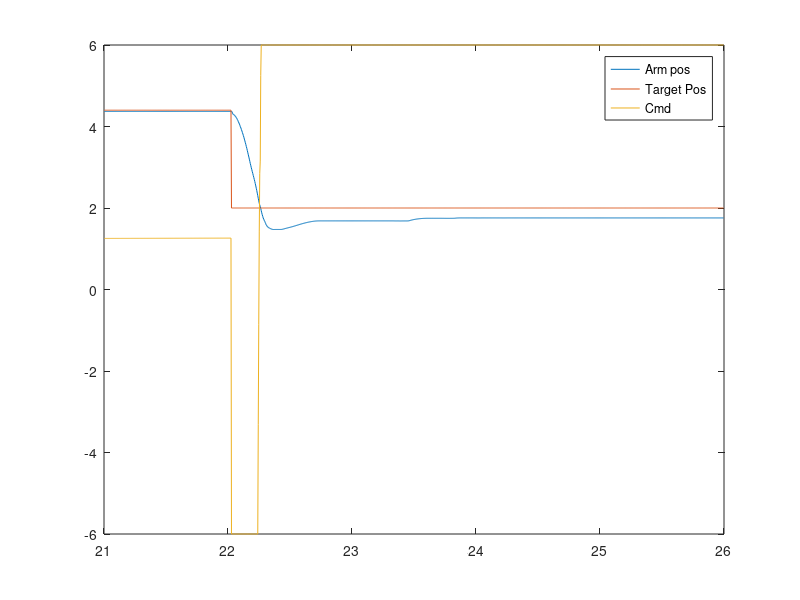

Write the MATLAB code that produced this figure. (Note: this script raises an error after producing the figure.)
% Bad Cast 1: Stopped short, tangled on self
% Bad Cast 2: ditto
% Good Cast:  Made it over bar, suspended at end.
clear
close all
% 1 Arm pos (rad)
% 2 Arm target pos (rad)
% 3 Arm Cmd (amps)
% 4 Spool pos (rad)
% 5 Spool Cmd (amps)
% 6 String Angle (rad)

% GC = load('BadBasicCastDataLog.mat');
% GC = load('BadBasicCast2DataLog.mat');
GC  = load('GoodCastDataLog.mat');
% GC = load('AlmostFlat.mat');

% Time Frames
plot_from = [21, 26];
% plot_from = [51, 56];
i = find(plot_from(1) < GC.fsTime, 1, 'first');
j = find(plot_from(2) > GC.fsTime, 1, 'last');

% Events
% Constants
stop_ArmPos = 2.9916;   % rad, Position arm triggers cast
stop_String = 3.75;     % rad, Position String Angle triggers cast
far_Enough  = 65;       % rad, How far before string is jerked back
goal_dist_x = 2.184;    % meter, x position
goal_dist_y = -.8255;   % meter, y position

% Release time index
i_re = find(and(stop_ArmPos >= GC.fsData(:,1), stop_String >= GC.fsData(:,6)), 1, 'first');
% Free Flight time index
mask = [zeros(1,i_re-1),ones(1,length(GC.fsTime)-i_re)];
% i_ff = find(and(mask', diff(GC.fsData(:,6))./diff(GC.fsTime) >= 0), 1, 'first');
i_ff = i_re+6;

plot(GC.fsTime(i:j), GC.fsData(i:j,1:3))
legend('Arm pos', 'Target Pos', 'Cmd')

l = .4572;      % Arm length, meters
r = .03835;     % Spool radius, meters
e = pi - 3.514; % error of
% Note: arm oriented such that pi is straight down and angle increases with
% clockwise motion.  But frame of references is Y is up and X is to the
% right (at th = 0, the direction arm moves in when moving clockwise)
% Arm angle
dth = (GC.fsData(i_ff + 1, 1) - GC.fsData(i_ff - 1, 1))/...
      (GC.fsTime(i_ff + 1) - GC.fsTime(i_ff - 1));
th = GC.fsData(i_ff, 1);
% String angle
dpsi = (GC.fsData(i_ff + 1, 6) - GC.fsData(i_ff - 1, 6))/...
      (GC.fsTime(i_ff + 1) - GC.fsTime(i_ff - 1));
psi = GC.fsData(i_ff, 6);
% String length and speed
dL = r*(GC.fsData(i_ff + 1, 4) - GC.fsData(i_ff - 1, 4))/...
      (GC.fsTime(i_ff + 1) - GC.fsTime(i_ff - 1));
L = r*GC.fsData(i_ff,4);

% dpsi should be zero at this point
% v_x = cos(th)*l*dth - dL*sin(psi+e-th) - L*(dpsi - dth)*cos(psi+e-th);
% v_y = -sin(th)*l*dth- dL*cos(psi+e-th) + L*(dpsi - dth)*sin(psi+e-th);
v_x = cos(th)*l*dth  + dL*sin(psi+e-th) + L*(-dth)*cos(psi+e-th);
v_y = -sin(th)*l*dth - dL*cos(psi+e-th) + L*(-dth)*sin(psi+e-th);

%******* NOTE ************************************************************%
% Examine this!
%v_x_minus_arm = dL*sin(psi+e-th) + L*(-dth)*cos(psi+e-th);
%v_y_minus_arm = -sin(th)*l*dth - dL*cos(psi+e-th) + L*(-dth)*sin(psi+e-th);

% Arm Position
arm_x = l*sin(th);
arm_y = -.838 + l*cos(th);
% Projectile Position
proj_x = l*sin(th) + L*sin(psi+e-th);
proj_y = -.838 + l*cos(th) - L*cos(psi+e-th);

t = GC.fsTime(i:j) - GC.fsTime(i);
figure
traj = [v_x*t + proj_x,...
        v_y*t - 4.9*t.^2 + proj_y];
trajectory = TrajectoryFunc(i_ff,GC);
plot(traj(:,1),traj(:,2))
hold on
plot(trajectory(:,1),trajectory(:,2),'k')
% Arm
line([0,arm_x], [-.838,arm_y] , 'Color','r', 'Linewidth', 2)
% Line Position
line([arm_x,proj_x],[arm_y,proj_y], 'Color','k', 'Linewidth', 2)
hold on
plot(goal_dist_x, goal_dist_y, 'k.', 'Linewidth', 4, 'MarkerSize', 15)
xlabel('x pos(m)')
ylabel('y pos(m)')
title('Hypothetical Projectile Path')
axis([-.25,3.25, -1.5,.25])

% title('Arm')
% xlabel('sec')
% ylabel('rad or amps')
% legend('Arm pos','Target', 'Cmd amps', 'Location', 'SouthEast')
% 
% figure
% plot(GC.fsTime(i:j), GC.fsData(i:j,4:5))
% title('Spool')
% xlabel('sec')
% ylabel('rad or amps')
% legend('Spool pos','Cmd amps', 'Location', 'SouthEast')
% 
% figure
% [hA, h_b1, h_b2] = plotyy(GC.fsTime(i:j), GC.fsData(i:j,6),...
%                           GC.fsTime(i+1:j), diff(GC.fsData(i:j,6))./diff(GC.fsTime(i:j)));
% grid on
% title('String Angle')
% xlabel('sec')
% ylabel(hA(1), 'rad')
% ylabel(hA(2), 'rad/sec')
% legend('position', 'velocity', 'Location', 'SouthEast')
% 
figure
[hAx, h_l1, h_l2] = plotyy(GC.fsTime(i:j), GC.fsData(i:j,[1,2,6]),...
                           GC.fsTime(i:j), GC.fsData(i:j,[4]));
line([GC.fsTime(i_re),GC.fsTime(i_re)],[0,10],'Color',[.4,.4,.4])
xlabel('sec')
ylabel(hAx(1), 'rad')
ylabel(hAx(2), 'Spool (rad)')
legend('Arm Pos', 'Arm Target', 'String Angle', 'Spool',...
       'Location', 'NorthWest')